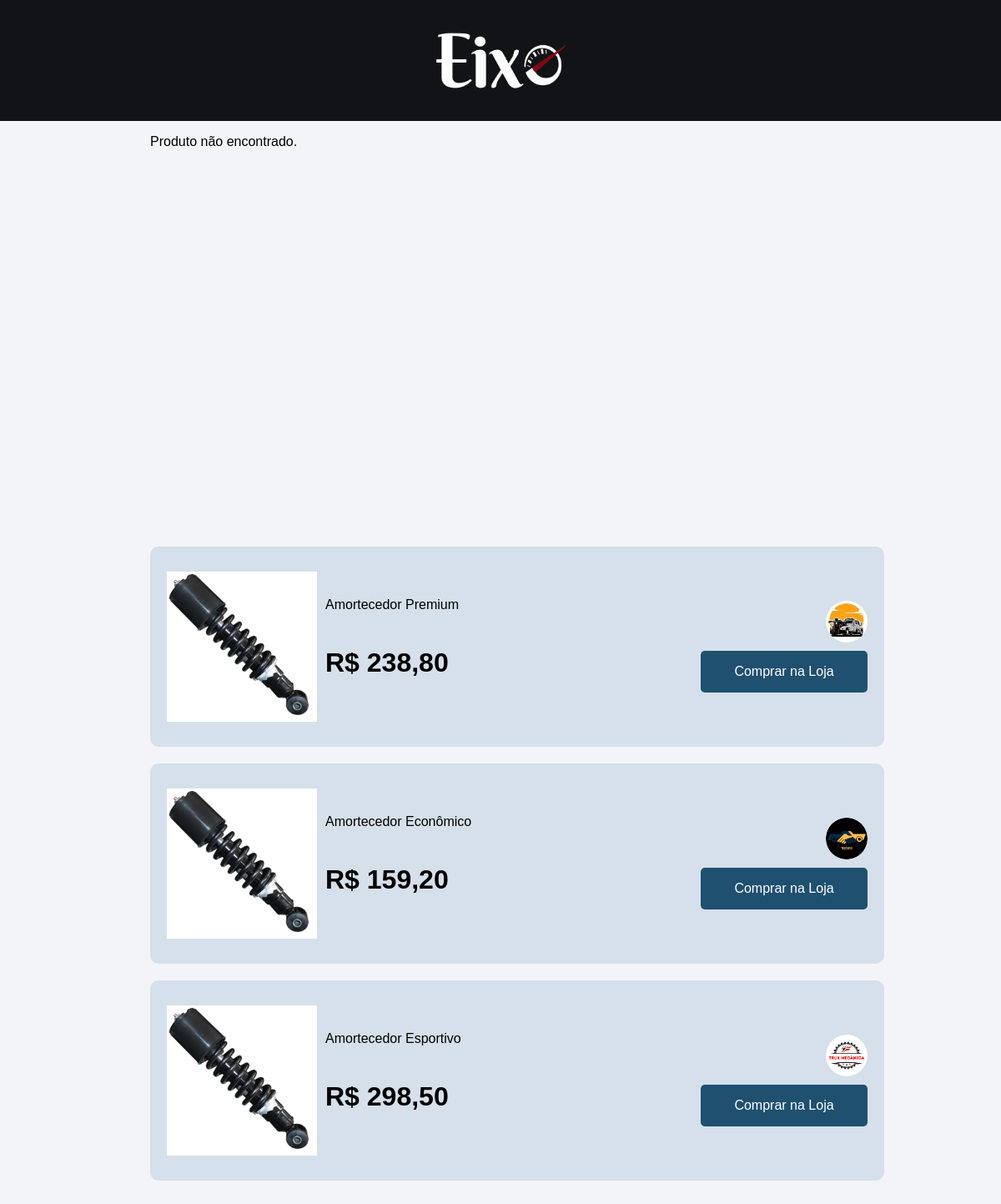
The app's page /pages/compra.php?id=24 with its own data.
### tables this page shows
CREATE TABLE `tb_produto` (
  `Pro_ID` int NOT NULL AUTO_INCREMENT,
  `Pro_CodigoFabricante` int NOT NULL,
  `Pro_Nome` varchar(45) NOT NULL,
  `Pro_Descricao` varchar(1000) NOT NULL,
  `Pro_Aplicacao` varchar(1000) NOT NULL,
  `Pro_Preco` decimal(10,2) NOT NULL,
  `Pro_Estoque` int NOT NULL,
  `Pro_LinkProduto` varchar(2083) NOT NULL,
  `Pro_CodigoOriginal` varchar(45) NOT NULL,
  `For_ID` int NOT NULL,
  `Pro_Imagem` varchar(255) DEFAULT NULL,
  `Pro_Categoria` varchar(45) NOT NULL,
  PRIMARY KEY (`Pro_ID`),
  KEY `For_ID` (`For_ID`),
  CONSTRAINT `tb_produto_ibfk_1` FOREIGN KEY (`For_ID`) REFERENCES `tb_fornecedor` (`For_ID`)
);

CREATE TABLE `tb_fornecedor` (
  `For_ID` int NOT NULL AUTO_INCREMENT,
  `For_Nome` varchar(60) NOT NULL,
  `For_Senha` varchar(200) NOT NULL,
  `For_LinkSite` varchar(2083) NOT NULL,
  `End_ID` int NOT NULL,
  `Ema_ID` int NOT NULL,
  `Tel_ID` int NOT NULL,
  `Ins_CNPJ` varchar(50) NOT NULL,
  `logo` varchar(250) DEFAULT NULL,
  PRIMARY KEY (`For_ID`),
  KEY `End_ID` (`End_ID`),
  KEY `Ema_ID` (`Ema_ID`),
  KEY `Tel_ID` (`Tel_ID`),
  KEY `Ins_CNPJ` (`Ins_CNPJ`),
  CONSTRAINT `tb_fornecedor_ibfk_1` FOREIGN KEY (`End_ID`) REFERENCES `tb_endereco` (`End_ID`),
  CONSTRAINT `tb_fornecedor_ibfk_2` FOREIGN KEY (`Ema_ID`) REFERENCES `tb_email` (`Ema_ID`),
  CONSTRAINT `tb_fornecedor_ibfk_3` FOREIGN KEY (`Tel_ID`) REFERENCES `tb_telefone` (`Tel_ID`),
  CONSTRAINT `tb_fornecedor_ibfk_4` FOREIGN KEY (`Ins_CNPJ`) REFERENCES `tb_inscricao` (`Ins_CNPJ`)
);

### pages/compra.php (the view, shortened to what this page needs)
<!DOCTYPE html>
<html lang="pt-br">
<head>
  <link rel="stylesheet" href="/eixoauto/eixoautopi/css/compra.css">
</head>
<body>
  <header>
    <div id="logo">
      <a href="/eixoauto/eixoautopi/pages/index.php">
        <img src="/eixoauto/eixoautopi/img/Icons/Logo E branca real.png" alt="Logo da empresa Eixo">
      </a>
    </div>
  </header>
  <div id="produto-compra">
      <?php
      include 'config.php';
      $codigoOriginal = '';
      $id = isset($_GET['id']) ? intval($_GET['id']) : 0;
      if ($id > 0) {
          $sql = "SELECT
            p.Pro_Nome,
            p.Pro_Preco,
            p.Pro_Descricao,
            p.Pro_LinkProduto,
            p.Pro_Imagem,
            f.For_Nome AS fornecedor,
            f.logo AS logo,
            f.For_LinkSite AS site,
            p.Pro_CodigoOriginal
          FROM tb_produto p
          JOIN tb_fornecedor f ON p.For_ID = f.For_ID
          WHERE p.Pro_ID = $id
          LIMIT 1";
          $result = $conexao->query($sql);
          if ($result && $result->num_rows > 0) {
              $row = $result->fetch_assoc();
              $codigoOriginal = $row['Pro_CodigoOriginal'];
          } else {
              echo "<p>Produto não encontrado.</p>";
          }
      } else {
          echo "<p>ID inválido.</p>";
      }
      ?>
  </div>
  <div class="comparison">
    <?php
    if (!empty($codigoOriginal)) {
        $sql = "SELECT
              p.Pro_ID,
              p.Pro_Nome,
              p.Pro_Preco,
              p.Pro_LinkProduto,
              p.Pro_Imagem,
              f.For_Nome AS fornecedor,
              f.logo AS logo,
              f.For_LinkSite AS site
            FROM tb_produto p
            JOIN tb_fornecedor f ON p.For_ID = f.For_ID
            WHERE p.Pro_CodigoOriginal = '" . $conexao->real_escape_string($codigoOriginal) . "'
              AND p.Pro_ID != $id
            LIMIT 15";
        $result = $conexao->query($sql);
        if ($result && $result->num_rows > 0) {
          while ($row = $result->fetch_assoc()) {
            echo '<div class="product-section">';
            if (!empty($row['Pro_Imagem'])) {
              echo '<img class="img-product" src="/eixoauto/eixoautopi/' . htmlspecialchars($row['Pro_Imagem']) . '" alt="' . htmlspecialchars($row['Pro_Nome']) . '">';
            } else {
              echo '<img class="img-product" src="/eixoauto/eixoautopi/img/Icons/heart-checked.png" alt="Imagem padrão">';
            }
            echo '<div class="prize">';
            echo '<a href="#">' . htmlspecialchars($row['Pro_Nome']) . '</a>';
            echo '<h1>R$ ' . number_format($row['Pro_Preco'], 2, ',', '.') . '</h1>';
            echo '</div>';
            echo '<div class="store-link">';
            if (!empty($row['logo'])) {
              echo '<a href="' . htmlspecialchars($row['site']) . '" target="_blank">
                      <img src="/eixoauto/eixoautopi/' . htmlspecialchars($row['logo']) . '" alt="Logo do Fornecedor" class="logo-fornecedor">
                    </a>';
            } else {
              echo htmlspecialchars($row['fornecedor']);
            }
            echo '<a href="' . htmlspecialchars($row['Pro_LinkProduto']) . '" target="_blank"><button>Comprar na Loja</button></a>';
            echo '</div>';
            echo '</div>';
          }
        } else {
          echo '<p>Nenhuma oferta encontrada.</p>';
        }
    } else {
        echo '<p>Nenhuma oferta encontrada.</p>';
    }
    ?>
  </div>
</body>
</html>

### css/compra.css (style rules this page uses)
body { margin: 0; background-color: #F3F4F7; font-family: Arial, sans-serif; display: flex; flex-direction: column; align-items: center; }
header { height: 145px; width: 100%; margin: 0%; padding: 0%; background-color: #111317; display: flex; justify-content: center; gap: 25px; }
#logo { display: flex; align-self: center; }
#logo img { height: 70px; width: 160px; display: flex; justify-self: center; align-self: center; }
#produto-compra { width: 70%; height: 420px; display: flex; justify-self: center; }
.comparison { width: 70%; margin-top: 70px; min-height: 100vh; border-radius: 10px; display: flex; flex-direction: column; gap: 20px; margin-bottom: 20px; padding: 20px; }
.product-section { width: 100%; height: 200px; display: flex; align-items: center; border-radius: 10px; padding: 20px; background-color: #D6E0EA; }
.img-product { width: 100%; max-width: 180px; max-height: 180px; height: auto; object-fit: contain; display: block; margin: 0 auto; }
button { width: 100%; padding: 10px; border-radius: 5px; border: none; color: #fff; cursor: pointer; background-color: #1F5070; }
.prize { width: 70%; margin-left: 10px; display: flex; flex-direction: column; gap: 20px; }
div.product-section a { display: flex; align-items: center; text-size-adjust: 1.5em; gap: 10px; color: #000; white-space: nowrap; text-decoration: none; }
.product-section h1 { width: 70%; display: flex; justify-self: start; cursor: pointer; white-space: wrap; }
.store-link { width: 20%; height: auto; display: flex; flex-direction: column; align-items: end; gap: 10px; }
.store-link button { width: 200px; height: 50px; font-size: medium; cursor: pointer; border-radius: 5px; color: #fff; background-color: #1F5070; }
.logo-fornecedor { width: 50px; height: 50px; max-width: 100%; max-height: 100%; object-fit: contain; border-radius: 50%; }

### records on screen
tb_produto: Pro_Imagem (picture), Pro_Nome "Amortecedor Premium", Pro_Preco "238,80", For_ID.logo (picture)
tb_produto: Pro_Imagem (picture), Pro_Nome "Amortecedor Econômico", Pro_Preco "159,20", For_ID.logo (picture)
tb_produto: Pro_Imagem (picture), Pro_Nome "Amortecedor Esportivo", Pro_Preco "298,50", For_ID.logo (picture)
